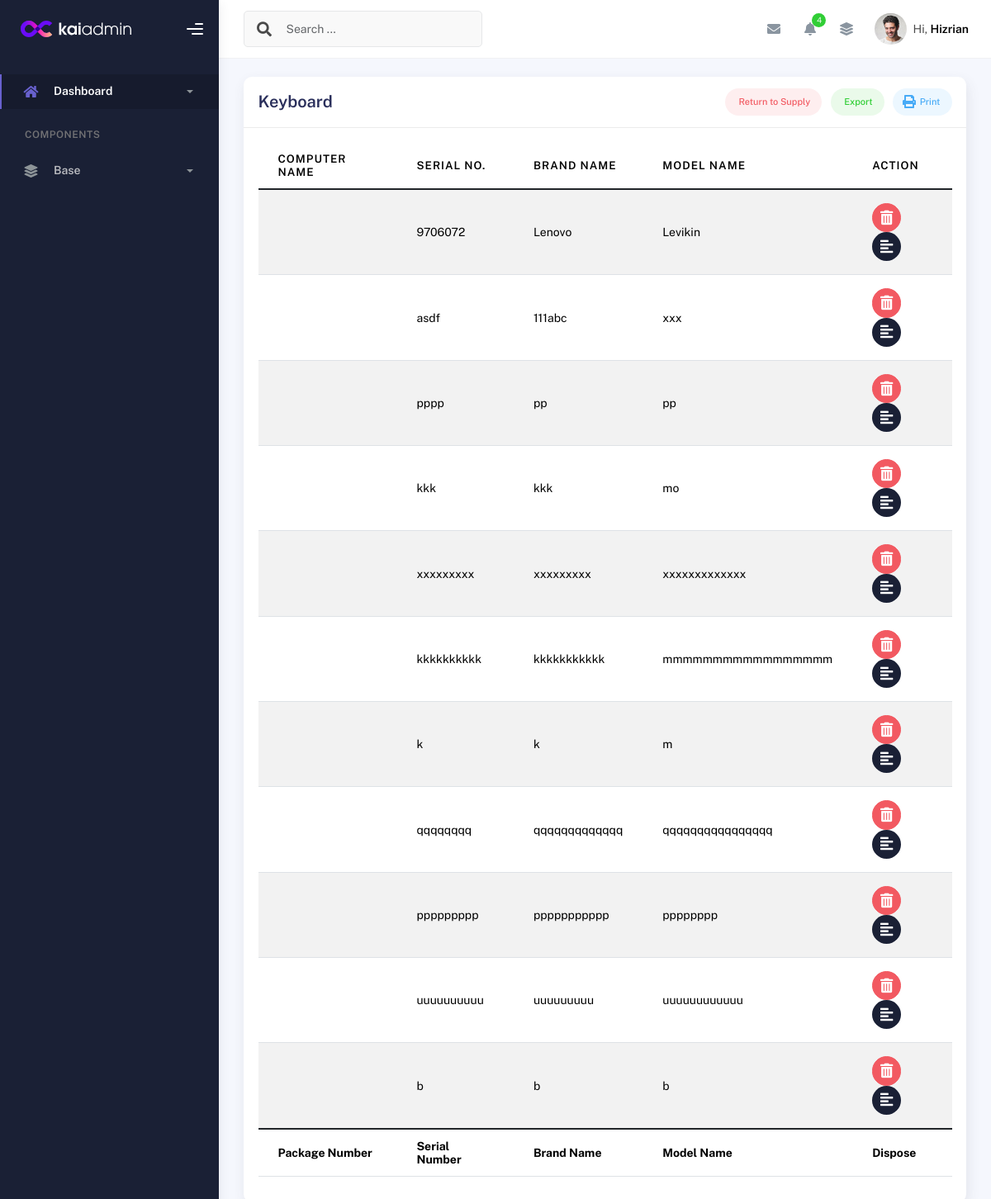
The app's page /keyboard_details/, older data.
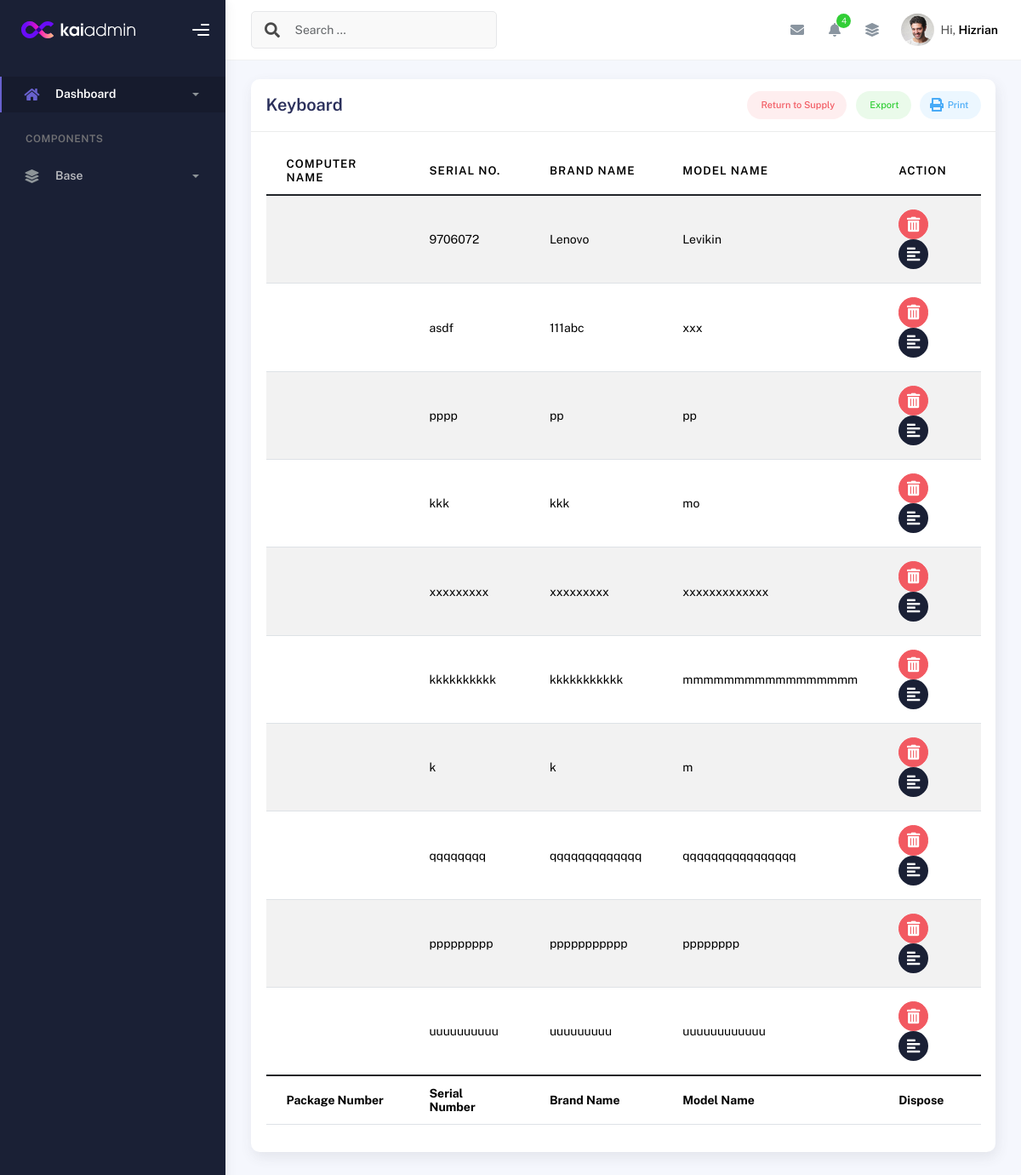
The same page, newer data.
### inventory/models.py (models this page shows, shortened)
class KeyboardDetails(models.Model):
    id = models.IntegerField(primary_key=True)  # Allow manual assignment
    desktop_package = models.ForeignKey(Desktop_Package, related_name='keyboards', on_delete=models.CASCADE)
    keyboard_sn_db = models.CharField(max_length=255)
    keyboard_brand_db = models.CharField(max_length=255)
    keyboard_model_db = models.CharField(max_length=255)
    keyboard_size_db = models.CharField(max_length=255, null=True)
    is_disposed = models.BooleanField(default=False)  # To indicate if the keyboard is disposed
    created_at = models.DateTimeField(default=timezone.now)  # Date when the keyboard was added

### inventory/views.py (the view)
# urls.py: path('keyboard_details/', views.keyboard_details, name='keyboard_details'),
def keyboard_details(request):
    keyboard_details = KeyboardDetails.objects.all()
    mouse_details = MouseDetails.objects.all()
    return render(request, 'keyboard_details.html', {'keyboard_details': keyboard_details,
                                                     'mouse_details': mouse_details})

### templates/keyboard_details.html (shortened to what this page needs)
{% extends 'base.html' %}
{% block content %}
<div class="container">
  <div class="page-inner">
    <div class="row">
      <div class="col-md-12">
        <div class="card">
          <div class="card-header">
            <div class="card-head-row">
              <h4 class="card-title">Keyboard</h4>
              <div class="card-tools">
                <a href="#" class="btn btn-label-danger btn-round btn-sm me-2">
                  Return to Supply
                </a>
                <a href="#" class="btn btn-label-success btn-round btn-sm me-2">
                  Export
                </a>
                <a href="#" class="btn btn-label-info btn-round btn-sm">
                  Print
                </a>
              </div>
            </div>
          </div>
          <div class="card-body">
            <div class="table">
              <table id="multi-filter-select" class="display table table-striped table-hover">
                <thead>
                  <tr>
                    <th>Computer Name</th>
                    <th>Serial No.</th>
                    <th>Brand Name</th>
                    <th>Model Name</th>
                    <th>Action</th>
                  </tr>
                </thead>
                <tfoot>
                  <tr>
                    <th>Package Number</th>
                    <th>Serial Number</th>
                    <th>Brand Name</th>
                    <th>Model Name</th>
                    <th>Dispose</th>
                  </tr>
                </tfoot>
                <tbody>
                  {% for keyboard in keyboard_details %}
                  {% if not keyboard.is_disposed %}
                  <tr>
                    <td>{{ keyboard.computer_name }}</td>
                    <td>{{ keyboard.keyboard_sn_db }}</td>
                    <td>{{ keyboard.keyboard_brand_db }}</td>
                    <td>{{ keyboard.keyboard_model_db }}</td>
                    <td>
                      <button type="button" class="btn btn-icon btn-round btn-danger" data-bs-toggle="modal" data-bs-target="#confirmDisposeModal"
                              data-item-url="{% url 'keyboard_disposed' keyboard.id %}"
                              data-item-name="{{ keyboard.keyboard_brand_db }} {{ keyboard.keyboard_model_db }}">
                              <i class="fas fa-trash-alt"></i>
                      </button>&nbsp;
                      <a href="{% url 'keyboard_detailed_view' keyboard.id %}">
                        <span class="btn btn-icon btn-round btn-black"><i class="fa fa-align-left"></i></span>
                      </a>
                    </td>
                  </tr>
                  {% endif %}
                  {% endfor %}
                </tbody>
              </table>
            </div>
          </div>
        </div>
      </div>
    </div>
  </div>
</div>
{% endblock %}

Row changes from the older to the newer data that the page shows:
no longer on this page (row edited): KeyboardDetails: keyboard_sn_db "b", keyboard_brand_db "b", keyboard_model_db "b"
